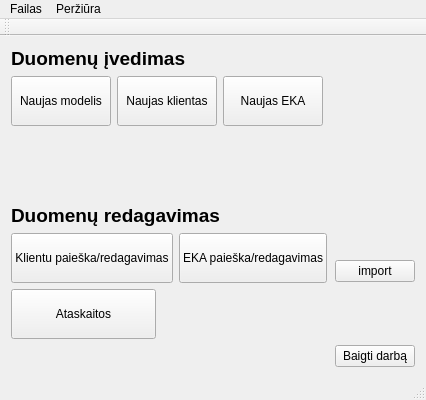
<?xml version="1.0" encoding="UTF-8"?>
<ui version="4.0">
 <class>MainWindow</class>
 <widget class="QMainWindow" name="MainWindow">
  <property name="geometry">
   <rect>
    <x>0</x>
    <y>0</y>
    <width>426</width>
    <height>400</height>
   </rect>
  </property>
  <property name="windowTitle">
   <string>MainWindow</string>
  </property>
  <widget class="QWidget" name="centralWidget">
   <layout class="QGridLayout" name="gridLayout">
    <item row="2" column="1">
     <widget class="QPushButton" name="pushButton">
      <property name="text">
       <string>import</string>
      </property>
     </widget>
    </item>
    <item row="2" column="0">
     <layout class="QFormLayout" name="formLayout_2">
      <property name="fieldGrowthPolicy">
       <enum>QFormLayout::AllNonFixedFieldsGrow</enum>
      </property>
      <item row="0" column="0">
       <widget class="QLabel" name="label_edit">
        <property name="text">
         <string>&lt;html&gt;&lt;head/&gt;&lt;body&gt;&lt;p&gt;&lt;span style=&quot; font-size:14pt; font-weight:600;&quot;&gt;Duomenų redagavimas&lt;/span&gt;&lt;/p&gt;&lt;/body&gt;&lt;/html&gt;</string>
        </property>
       </widget>
      </item>
      <item row="1" column="0">
       <layout class="QHBoxLayout" name="horizontalLayout_2">
        <item>
         <widget class="QPushButton" name="pushButton_clientedit">
          <property name="minimumSize">
           <size>
            <width>145</width>
            <height>50</height>
           </size>
          </property>
          <property name="text">
           <string>Klientu paieška/redagavimas</string>
          </property>
         </widget>
        </item>
        <item>
         <widget class="QPushButton" name="pushButton_ekaedit">
          <property name="minimumSize">
           <size>
            <width>145</width>
            <height>50</height>
           </size>
          </property>
          <property name="maximumSize">
           <size>
            <width>15564987</width>
            <height>16777215</height>
           </size>
          </property>
          <property name="text">
           <string>EKA paieška/redagavimas</string>
          </property>
         </widget>
        </item>
       </layout>
      </item>
      <item row="2" column="0">
       <widget class="QPushButton" name="pushButton_3">
        <property name="minimumSize">
         <size>
          <width>145</width>
          <height>50</height>
         </size>
        </property>
        <property name="text">
         <string>Ataskaitos</string>
        </property>
       </widget>
      </item>
     </layout>
    </item>
    <item row="0" column="0">
     <layout class="QFormLayout" name="formLayout">
      <item row="0" column="0">
       <widget class="QLabel" name="label_insert">
        <property name="text">
         <string>&lt;html&gt;&lt;head/&gt;&lt;body&gt;&lt;p&gt;&lt;span style=&quot; font-size:14pt; font-weight:600;&quot;&gt;Duomenų įvedimas&lt;/span&gt;&lt;/p&gt;&lt;/body&gt;&lt;/html&gt;</string>
        </property>
       </widget>
      </item>
      <item row="1" column="0">
       <layout class="QHBoxLayout" name="horizontalLayout">
        <item>
         <widget class="QPushButton" name="pushButton_model">
          <property name="minimumSize">
           <size>
            <width>100</width>
            <height>50</height>
           </size>
          </property>
          <property name="text">
           <string>Naujas modelis</string>
          </property>
         </widget>
        </item>
        <item>
         <widget class="QPushButton" name="pushButton_client">
          <property name="minimumSize">
           <size>
            <width>100</width>
            <height>50</height>
           </size>
          </property>
          <property name="text">
           <string>Naujas klientas</string>
          </property>
         </widget>
        </item>
        <item>
         <widget class="QPushButton" name="pushButton_eka">
          <property name="minimumSize">
           <size>
            <width>100</width>
            <height>50</height>
           </size>
          </property>
          <property name="text">
           <string>Naujas EKA</string>
          </property>
         </widget>
        </item>
       </layout>
      </item>
     </layout>
    </item>
    <item row="5" column="1">
     <widget class="QPushButton" name="pushButton_close">
      <property name="minimumSize">
       <size>
        <width>80</width>
        <height>0</height>
       </size>
      </property>
      <property name="maximumSize">
       <size>
        <width>80</width>
        <height>16777215</height>
       </size>
      </property>
      <property name="text">
       <string>Baigti darbą</string>
      </property>
     </widget>
    </item>
   </layout>
  </widget>
  <widget class="QMenuBar" name="menuBar">
   <property name="geometry">
    <rect>
     <x>0</x>
     <y>0</y>
     <width>426</width>
     <height>21</height>
    </rect>
   </property>
   <widget class="QMenu" name="menuFailas">
    <property name="title">
     <string>Failas</string>
    </property>
    <addaction name="actionNaujas_klientas"/>
    <addaction name="actionNaujas_EKA"/>
    <addaction name="actionNaujas_modelis"/>
    <addaction name="separator"/>
    <addaction name="actionU_daryti"/>
   </widget>
   <widget class="QMenu" name="menuPer_i_ra">
    <property name="title">
     <string>Peržiūra</string>
    </property>
    <addaction name="actionKlient_duomen_baz"/>
    <addaction name="actionEKA_duomen_baz"/>
    <addaction name="actionAtaskaitos"/>
   </widget>
   <addaction name="menuFailas"/>
   <addaction name="menuPer_i_ra"/>
  </widget>
  <widget class="QToolBar" name="mainToolBar">
   <attribute name="toolBarArea">
    <enum>TopToolBarArea</enum>
   </attribute>
   <attribute name="toolBarBreak">
    <bool>false</bool>
   </attribute>
  </widget>
  <widget class="QStatusBar" name="statusBar"/>
  <action name="actionNaujas_klientas">
   <property name="text">
    <string>Naujas klientas</string>
   </property>
  </action>
  <action name="actionNaujas_EKA">
   <property name="text">
    <string>Naujas EKA</string>
   </property>
  </action>
  <action name="actionNaujas_modelis">
   <property name="text">
    <string>Naujas modelis</string>
   </property>
  </action>
  <action name="actionU_daryti">
   <property name="text">
    <string>Uždaryti</string>
   </property>
  </action>
  <action name="actionKlient_duomen_baz">
   <property name="text">
    <string>Klientų duomenų bazė</string>
   </property>
  </action>
  <action name="actionEKA_duomen_baz">
   <property name="text">
    <string>EKA duomenų bazė</string>
   </property>
  </action>
  <action name="actionAtaskaitos">
   <property name="text">
    <string>Ataskaitos</string>
   </property>
  </action>
 </widget>
 <layoutdefault spacing="6" margin="11"/>
 <resources/>
 <connections>
  <connection>
   <sender>pushButton_close</sender>
   <signal>clicked()</signal>
   <receiver>MainWindow</receiver>
   <slot>close()</slot>
   <hints>
    <hint type="sourcelabel">
     <x>377</x>
     <y>361</y>
    </hint>
    <hint type="destinationlabel">
     <x>401</x>
     <y>319</y>
    </hint>
   </hints>
  </connection>
 </connections>
</ui>
